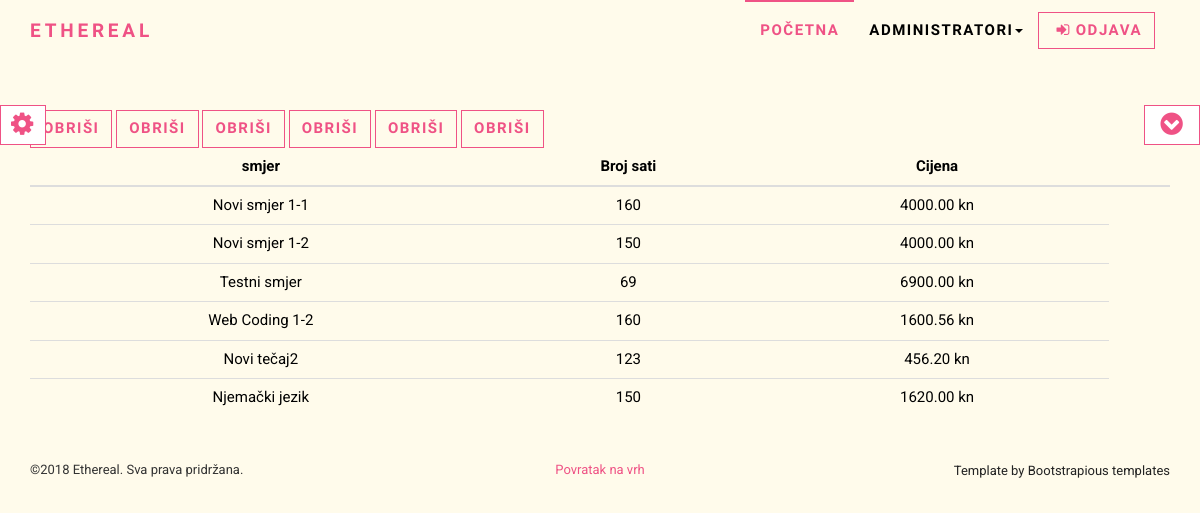
Screenshot of /php/courses.php (signed in) with the database file from the repository.
### tables this page shows
CREATE TABLE `tecaj` (
  `id` int(11) NOT NULL,
  `smjer` varchar(100) NOT NULL,
  `broj_sati` int(11) NOT NULL,
  `cijena` float(10,2) NOT NULL
);

### php/courses.php (the view, shortened to what this page needs)
<?php
$con = spajanje();
if($_SESSION['role'] !== "1"){
	die('<div class="alert" style="background:yellow;">
    <a href="index.php" class="close" data-dismiss="alert" aria-label="close">
    &times;
    </a>
    <strong>Nemate ovlasti za pristup ovoj stranici!</strong>
    </div>');}
else{
$sql = "SELECT * FROM tecaj;";
$result = mysqli_query($con, $sql);
require_once "includes/header.php";
if (mysqli_num_rows($result)>0){
	echo '
	<table id = "table" class="table table-hover">
		<thead>
			<tr>
				<th>smjer</th>
				<th>Broj sati</th>
				<th>Cijena</th>
				<th></th>
			</tr>
		</thead>
		<tbody>';
	while($course = mysqli_fetch_assoc($result)){
		echo "
			<tr class = 'clickable-row-course' id = '".$course["id"]."'>
				<td>".$course['smjer']."</td>
				<td>".$course['broj_sati']."</td>
				<td>".$course['cijena']." kn</td>
					<a href='courses.php?obrisi=true&id=".$course['id']."' onclick='return confirm(\"Jeste li sigurni da želite obrisati tečaj?\")'>
                        <button class = 'btn btn-ghost submit' value = 'obrisi' name='obrisi' id='obrisi'>Obriši</button>
                    </a>
			</tr>";
	}
	echo "</tbody></table>";
}
else {
	echo "<p>U bazi nema rezultata za ovaj upit: $sql </p>";
}
}
require "includes/footer.php";
?>

### css/style.default.css (style rules this page uses)
html { height: 100%; }
body { height: 100%; }
a, button { -webkit-transition: all 0.2s ease-out; -moz-transition: all 0.2s ease-out; transition: all 0.2s ease-out; }
a { text-decoration: none; }
.btn-ghost { color: #ef5285; background-color: transparent; border-color: #ef5285; }
body { font-family: "Roboto", Helvetica, Arial, sans-serif; font-size: 15px; line-height: 1.55; color: #000; background-color: #fff; }
a { color: #ef5285; text-decoration: none; }
.btn { font-weight: 700; font-family: "Roboto Condensed", Helvetica, Arial, sans-serif; text-transform: uppercase; letter-spacing: 0.1em; padding: 6px 12px; font-size: 15px; line-height: 1.55; border-radius: 0px; }

### css/custom.css (style rules this page uses)
body, .navbar, .question, table.dataTable tbody tr { background:#fffbeb; }
#site { display : none; }
.table > thead > tr > th { text-align:center; }
#table > tbody > tr > td { text-align:center; }
.submit { -webkit-transition: all 0.2s ease-out; -moz-transition: all 0.2s ease-out; transition: all 0.2s ease-out; }

### rows the page displays
tecaj: smjer "Novi smjer 1-1", broj_sati "160", cijena "4000.00"
tecaj: smjer "Novi smjer 1-2", broj_sati "150", cijena "4000.00"
tecaj: smjer "Testni smjer", broj_sati "69", cijena "6900.00"
tecaj: smjer "Web Coding 1-2", broj_sati "160", cijena "1600.56"
tecaj: smjer "Novi tečaj2", broj_sati "123", cijena "456.20"
tecaj: smjer "Njemački jezik", broj_sati "150", cijena "1620.00"
